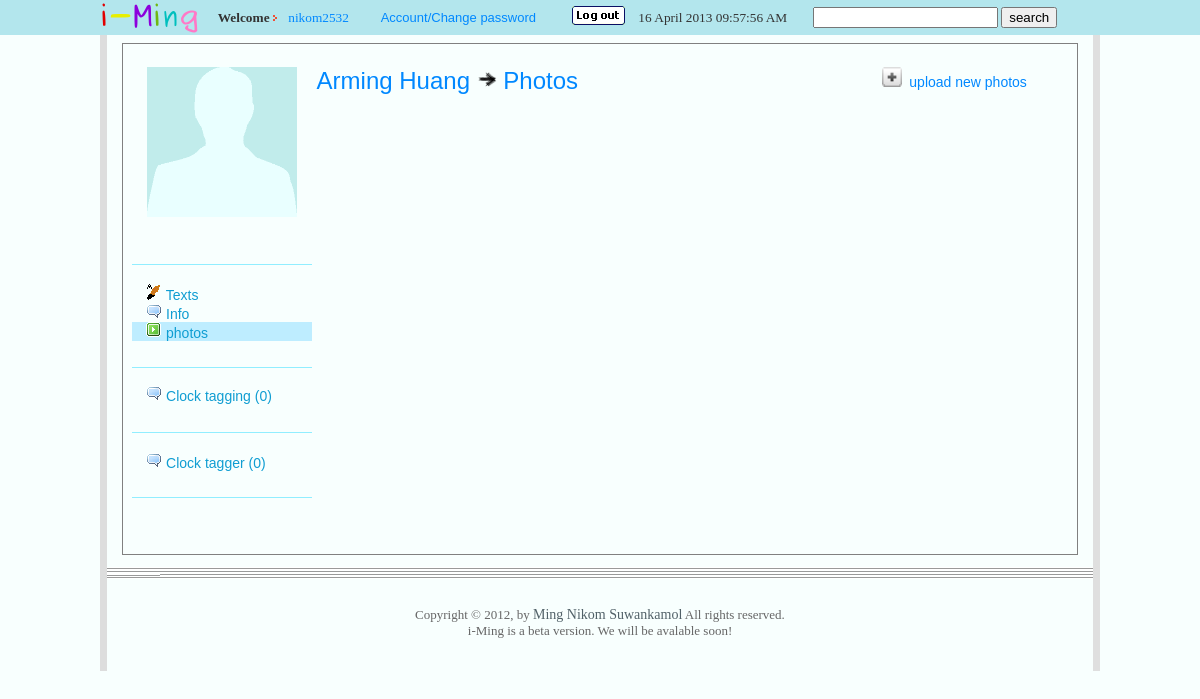
The page /main/my_photo/index.php (signed in) on the database as committed earlier.
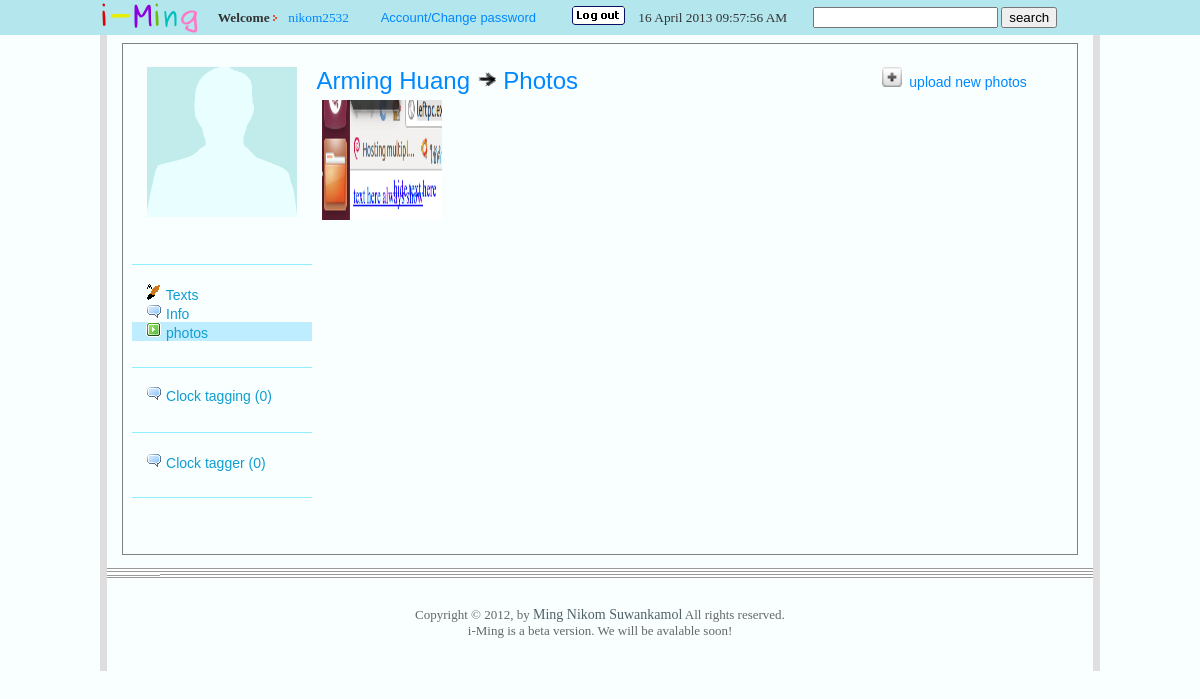
The same page on the database as committed later.
### tables this page shows
CREATE TABLE IF NOT EXISTS `social_iMing_customer_v3` (
  `username` varchar(20) NOT NULL,
  `password` varchar(100) NOT NULL,
  `name` varchar(100) NOT NULL,
  `sex` char(1) NOT NULL,
  `birthday` date NOT NULL,
  `email` varchar(150) NOT NULL,
  `address` text NOT NULL,
  `regis_date` datetime NOT NULL,
  `regis_ip` varchar(50) NOT NULL,
  `last_login` datetime NOT NULL,
  `enable` char(1) NOT NULL,
  `admin` char(1) NOT NULL,
  PRIMARY KEY (`username`),
  UNIQUE KEY `email` (`email`)
);

CREATE TABLE IF NOT EXISTS `social_iMing_images` (
  `id` int(255) NOT NULL AUTO_INCREMENT,
  `username` varchar(50) NOT NULL,
  `image_album` varchar(50) NOT NULL,
  `url` varchar(1000) NOT NULL,
  `record_date` timestamp NOT NULL DEFAULT CURRENT_TIMESTAMP ON UPDATE CURRENT_TIMESTAMP,
  PRIMARY KEY (`id`)
);

### src/main/my_photo/index_BodyInclude.php (the view, shortened to what this page needs)
<?php
	if($pic==""){
?>	<td align="left" VALIGN="top" width="55%">
<?php
	}
	else{
?>	<td align="left" VALIGN="top" width="80%">
<?php
	}
?>
		<font size="5" color="#000000">
          <?php
            $SQL="SELECT * FROM social_iMing_customer_v3 where username='$own_body'";
            $result=mysql_query($SQL);
            while($rs=mysql_fetch_array($result)) {
				if($friend != "")
					echo "<a href=\"".$rootpath."main/text/?friend=".$rs[username]."\">".$rs[name]."</a>";
				else
					echo "<a href=\"".$rootpath."main/text/\">".$rs[name]."</a>";
			}
          ?>
			<img width="20" height="20" src="<?php echo $rootpath; ?>images/arr3.png">
			<?php if($friend != "") { ?>
				<a href="<?=$rootpath?>main/my_photo/?friend=<?=$friend?>">Photos</a>
			<?php }else{ ?>
				<a href="<?=$rootpath?>main/my_photo/">Photos</a>
			<?php } ?>
          <br />
		</font>
		<table border="0" width="100%" align="center" VALIGN="top" cellpadding="1" cellspacing="1" style="table-layout: fixed;">
<?php
				if($pic==""){
?>					<col width="25%">
					<col width="25%">
					<col width="25%">
					<col width="25%">
<?php
					$sql="select * from social_iMing_images where username='$own_body' AND image_album = 'photos' ORDER BY id DESC";
					$result = mysql_query($sql);
					$i=1;
					while($rs=mysql_fetch_array($result))
					{
						if($i==1){
							echo "<tr><td align='center' VALIGN='top' width='25%'>";
						}
						else{
							echo "<td align='center' VALIGN='top' width='25%'>";
						}
				?>
						<a href="<?=$_SERVER['PHP_SELF']?>?pic=<?=$rs[url]?>&friend=<?=$friend?>" >
							<img width="120" height="120" src="<?=$rootpath?>images/photos_album/<?php echo $rs[url]; ?>" style="border: 3px solid #f8fffe;" OnMouseOver="this.width='120'; this.height='120'; this.style.border='3px solid #85ecff';" OnMouseOut="this.width='120'; this.height='120'; this.style.border='3px solid #f8fffe';">
						</a></td>
				<?php	$i++;
					}
				}
			?>
				</tr>
		</table>
	</td> 	<?php
	if($pic==""){ ?>
		<td align="center" VALIGN="top" width="25%">
<?php		if($own_body == $_SESSION[su]){
?>				<a href="<?=$rootpath?>main/photo_upload">
				<img width="20" height="20" src="<?php echo $rootpath; ?>images/bu_plus.gif"></a>
				&nbsp<a href="<?=$rootpath?>main/photo_upload/">upload new photos</a>
<?php		} ?>
		</td> <?php
	} ?>

Rows that differ between the two databases and show on the page:
added social_iming_images: url (picture)
